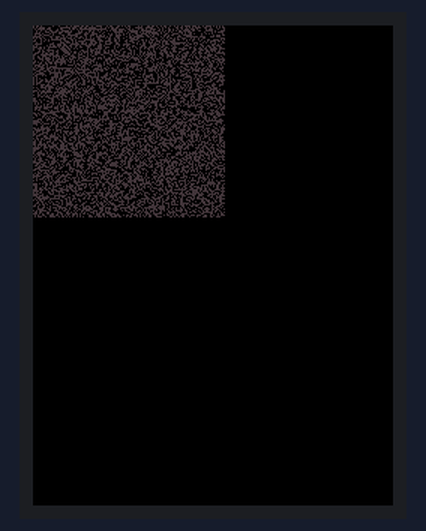
Recording of a sketch running on a simulated ESP32. Parts: 240×320 colour display. Random numbers use the default seed unless the sketch sets one.

Above: at 0.28 s.

The sketch:

Hg.ino
```cpp
/*
 * Mercurial - a novel of sorts. a sourcebook of magic, perhaps.
 *
 * 202
 *    Hg
 */

#include "level_zero.h"


                                            //
TFT_eSPI tft = TFT_eSPI();                 // invoke custom library
                                          //
/* what have we done? well, i suppose we just told the painter
 * about the canvas, and we named it `tft`
 *
 * this is not a tutorial on programming in C, but perhaps it might
 * serve that purpose, but the author will make no effort to write
 * to that effect
 */


                                           //
TFT_eSprite buffer0 = TFT_eSprite(&tft);  // create a buffer
                                         //
/*  what's a buffer? if you understand the prior line, then feel
 *  free to skip this explanation. a buffer is a sort of mock
 *  canvas.  it is not strictly necessary, and it can manifest
 *  in many forms, from the virtual to the physical.
 *
 *  in this example a buffer is a region of memory.  instead of
 *  painting each point upon the canvas individually, we paint a
 *  point in memory which is much quicker than painting to the
 *  physical canvas. due to the nature of the OLED display chosen
 *  by the author, it takes less time to paint the entire image
 *  in one operation than it does to paint one point at a time.
 *
 *  the region of memory that serves as a scratch space of sorts
 *  is the buffer that we are defining here and we just named
 *  it `buffer0`.
 */


float tiles = 128;
float tileSize = tft.width()/tiles;

/*  the OLED display chosen has 128 pixels in both height and width
 *
 *  we are dividing up the canvas into tiles.  this can be any number,
 *  but initially we are choosing to have a one-to-one relationship.
 *
 *  the canvas is thus divided up into 128 tiles both vertically and
 *  horizontally, and tileSize is calculated to be the OLED width divided
 *  by the number of tiles.  as it stands, tileSize is one point naught.
 */


int mercury[256] = {0,0,0,0,0,0,0,0,0,0,0,0,0,0,0,0,
                    0,0,0,0,0,1,1,0,0,1,1,0,0,0,0,0,
                    0,0,0,0,0,1,1,0,0,1,1,0,0,0,0,0,
                    0,0,0,0,0,1,1,1,1,1,1,0,0,0,0,0,
                    0,0,0,0,0,1,1,1,1,1,1,0,0,0,0,0,
                    0,0,0,0,0,1,1,0,0,1,1,0,0,0,0,0,
                    0,0,0,0,0,1,1,0,0,1,1,0,0,0,0,0,
                    0,0,0,0,0,1,1,1,1,1,1,0,0,0,0,0,
                    0,0,0,0,0,1,1,1,1,1,1,0,0,0,0,0,
                    0,0,0,0,0,0,0,1,1,0,0,0,0,0,0,0,
                    0,0,0,0,0,0,0,1,1,0,0,0,0,0,0,0,
                    0,0,0,0,0,1,1,1,1,1,1,0,0,0,0,0,
                    0,0,0,0,0,1,1,1,1,1,1,0,0,0,0,0,
                    0,0,0,0,0,0,0,1,1,0,0,0,0,0,0,0,
                    0,0,0,0,0,0,0,1,1,0,0,0,0,0,0,0,
                    0,0,0,0,0,0,0,0,0,0,0,0,0,0,0,0};

/*  this is an array.  it is also a sprite.  we have named it `mercury`
 *
 *  as an array, it consists of 256 members where each member is of
 *  type `int`. it is a one-dimensional array.
 *
 *  as a sprite, it represents the alchemical symbol for `mercury`.  the
 *  one-dimensional array has been divided into 16 rows of 16 columns
 *  to provide insight into its two-dimensional nature. one can see the
 *  image represented by this arrangement of values.
 */


int penColor = random(65536);

/*  we are defining a color to use.
 *   it appears that we have chosen a pen over a brush.
 *    chance will dictate the color
 */


void setup(void) {
  tft.init();
  tft.setRotation(2);
  tft.setSwapBytes(true);
  tft.fillScreen(TFT_BLACK);

/*
 * necessary evils to bring about a functional canvas.
 *
 * we start by painting it black.  no reason other than symbolic.
 * we also point out that the fillscreen `function` within TFT_eSPI
 * is used here as it is speed optimized.  `fillScreen` is one of only
 * four functions within the library that we will invoke with the intent
 * of exacting change upon the canvas.  the second will be `drawPixel` which,
 * along with the third function `pushSprite` will form the basis of our work.
 * the fourth will be the `fillEllipse` function which we will use to
 * paint a large point on the canvas for strictly illustrative purposes.
 * creating anything more substantial than points will require us to graduate
 * to the first level of magic, thus `fillScreen` and `fillEllipse` are
 * forbidden rituals, invoked by the initiate temporarily until rights to these
 * methods can be secured.
 */


                                               //
  buffer0.createSprite(128,128);              //  we previously named this buffer, now we give it breadth and length
  buffer0.setSwapBytes(true);                //  and we set the buffer's byte order to match that of the display
                                            //

                                                //
  for (int x = 0; x < 128; x++) {              // we are going to iterate over each pixel column...
    for (int y = 0; y < 128; y++){            // and over each pixel row...
      if (random(2) == 0) {                  // and for each, flip a coin, and if zero
        buffer0.drawPixel(x,y,TFT_BLACK);   // we paint the pixel black in the buffer
      } else {                             // otherwise
        buffer0.drawPixel(x,y,penColor);  // we paint it the color previously chosen by fate
      }                                  //
    }
  }                                //
  buffer0.pushSprite(0,0);        // and once we are finished, we push the buffer to the canvas
}                                // and we are done... a random landscape with half of the pixels
                                // black and the other half a randomly chosen color
                               //


void loop() {
                                        //
  tiles += random(0,3) - 1;            // now we permit chance to nudge the tile size slightly
  if (tiles < 8){                     // and perform corrections to keep the tile count
    tiles++;                         // within an aesthetically pleasing range
  } else {                          //
    if (tiles > 32) {              //
      tiles--;                    //
    }                            //
  }                             //

                                       //
  tileSize = tft.width()/tiles;       // and since the tile count may have changed, we update their size
                                     //

                                               //
  for (int x = 0; x < 128; x++){              // if this looks familiar, then you are paying attention
    for (int y = 0; y < 128; y++){           //
      penColor = rand() % 65536 + 1;        // this time, however, we are picking a different color each time
      if (penColor < 32768) {              // but if the color is represented by a number in the lower half of the range
        buffer0.drawPixel(x,y,TFT_BLACK); // we paint it black instead
      } else {                           //
        buffer0.drawPixel(x,y,penColor);// otherwise, we let chance decide
      }                                //
    }
  }


                                                        //
  for (int x = 0; x < tiles; x++){                     // again, you ask?  not so fast.  we just filled the canvas
    for (int y = 0; y < tiles; y++){                  // randomly and pixel-wise... now it is tile-wise and `tiles` is random
      int nx = map(x,0,tiles,0,16);                  // so we normalize the value of `x` and `y` to remain in a range of
      int ny = map(y,0,tiles,0,16);                 // zero through 15 inclusive.
      int c = map(mercury[ 16 * nx + ny ],0,1,1,0);// we are referencing the sprite. this might need explanation
                                                  //
/*  what is `c`? well, to understand that, we must understand what was just done
 *
 *  for starters, `c` is a variable of type `int`.  its value was set based upon
 *  the value of the array `mercury`, more specifically, one of its elements. as
 *  the array represents a two-dimensional sprite with a height and width of 16,
 *  we mapped the values of `x` and `y` to `nx` and `ny`, and we set the value of
 *  `c` to be the value of `mercury` at that given point.  in a nutshell, since the
 *  sprite has a 16x16 resolution, depending upon the tile count, we are either
 *  sub-sampling, critically-sampling, or super-sampling the bitmap within `mercury`
 */
                                                                                                            //
      buffer0.fillEllipse(x*tileSize+(tileSize/2),y*tileSize+(tileSize/2),tileSize*c,tileSize*c,TFT_BLACK);// here we draw
                                                                                                          // a black ellipse
                                                                                                         // in the buffer,
                                                                                                        // over pixels
                                                                                                       // previously painted
                                                                                                      // random colors.
                                                                                    // in cases where the screen position corresponds
                                                                                   // to a value of one within the sprite,
                                                                                  // then `c` will be zero due to the inverse mapping
                                                                                 // and thus the radius of our ellipse will be zero,
                                                                                // thus not drawn, permitting the sprite to remain,
    }                                                                          // its form approximated by a multitude of colored pixes
  }                                                                           // surrounded by a sea of black.
  buffer0.pushSprite(0,0);                                                   // we push the buffer to the canvas to see our work
}                                                                           // and we finish defining the loop
                                                                           //
```

level_zero.cpp
```cpp
/*
 *  there is naught here.  the methods by which the
 *  paint is brought to bear upon the canvas are included
 *  within the TFT_eSPI library.  normally the code
 *  to interface with the hardware and produce a point
 *  upon the canvas would be included in this space. a
 *  more competent author than myself created the TFT_eSPI
 *  library, and one may learn much from reviewing the code
 *  that it contains.
 */
```

level_zero.h
```cpp
/*
 *                      L E V E L Z E R O
 *
 *                            A K A
 *                  M A K I N G A P O I N T .
 *
 *
 *  welcome to the zero level of wizardry. the entirety of this level
 *  of magic is the process of making a point.  it doesn't matter how
 *  you do it, just get the point drawn. to master this level, you need
 *  to be able to repeatedly and consistently guide your tool to the
 *  correct point on the canvas and make a mark with the desired properties.
 *
 *  for this tutorial, which happens to be a computer program in disguise,
 *  we will choose a microcontroller to be our painter.  we will choose
 *  an OLED module connected via SPI to be our canvas. this makes the
 *  TFT_eSPI library included by this level a paint of sorts.  whilst
 *  TFT_eSPI contains many features which will be replicated by this tutorial,
 *  we are simply using it for the purpose of allowing the painter to make a
 *  single point upon the canvas.
 *
 *  the focus of this project is the process of turning a generic,
 *  writable canvas into a multi-dimensional renderer.  the goal is
 *  to teach this in a way that is understandable by anyone aspiring
 *  to learn multi-dimensional graphics, ideally by having the source code
 *  be self-explanatory and serving as a progressive tutorial that is easy
 *  to follow.  one need not even be a programmer, as it is possible to read
 *  this code, understand what is being accomplished, and then set out a physical
 *  canvas, some paints, and a brush.  a person with seemingly zero artistic skill
 *  could, in fact, create a realistic or visually interesting scene by their
 *  own hand driven by a mathematical method.
 *
 *  (in the initial incarnation of this project, a sparkfun stm32 thing plus
 *  was chosen. it proved to be problematic with TFT_eSPI when attempting to
 *  invoke the STM32 optimizations via the `#define STM32` declaration.  because
 *  of this, it was not possible to use DMA and drawing was going to be
 *  unacceptably slow. as a consequence, the author elected to move to an esp32
 *  based board)
 */

#include <TFT_eSPI.h> // Hardware-specific library
#include <SPI.h>

/* bit depth must be 16 to use DMA with TFT_eSPI.  the initial hardware
 * chosen for this project, the sparkfun stm32 thing plus, would not
 * work with DMA, and in fact when the stm32 optimizations were enabled, no
 * graphics output was possible.  this prompted the move to an esp32 device.
 */
#define COLOR_DEPTH 16
```
